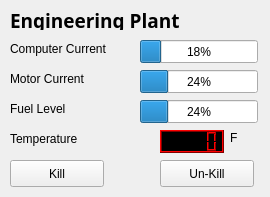
<?xml version="1.0" encoding="UTF-8"?>
<ui version="4.0">
 <class>Engineering_Plant</class>
 <widget class="QWidget" name="Engineering_Plant">
  <property name="geometry">
   <rect>
    <x>0</x>
    <y>0</y>
    <width>270</width>
    <height>197</height>
   </rect>
  </property>
  <property name="windowTitle">
   <string>Engineering_Plant</string>
  </property>
  <widget class="QProgressBar" name="ComputerCurrent">
   <property name="geometry">
    <rect>
     <x>140</x>
     <y>40</y>
     <width>118</width>
     <height>23</height>
    </rect>
   </property>
   <property name="value">
    <number>18</number>
   </property>
  </widget>
  <widget class="QProgressBar" name="MotorCurrent">
   <property name="geometry">
    <rect>
     <x>140</x>
     <y>70</y>
     <width>118</width>
     <height>23</height>
    </rect>
   </property>
   <property name="value">
    <number>24</number>
   </property>
  </widget>
  <widget class="QProgressBar" name="Battery">
   <property name="geometry">
    <rect>
     <x>140</x>
     <y>100</y>
     <width>118</width>
     <height>23</height>
    </rect>
   </property>
   <property name="value">
    <number>24</number>
   </property>
  </widget>
  <widget class="QPushButton" name="Kill">
   <property name="geometry">
    <rect>
     <x>10</x>
     <y>160</y>
     <width>94</width>
     <height>27</height>
    </rect>
   </property>
   <property name="text">
    <string>Kill</string>
   </property>
  </widget>
  <widget class="QPushButton" name="UnKill">
   <property name="geometry">
    <rect>
     <x>160</x>
     <y>160</y>
     <width>94</width>
     <height>27</height>
    </rect>
   </property>
   <property name="text">
    <string>Un-Kill</string>
   </property>
  </widget>
  <widget class="QLabel" name="Engineeringplant">
   <property name="geometry">
    <rect>
     <x>10</x>
     <y>10</y>
     <width>191</width>
     <height>20</height>
    </rect>
   </property>
   <property name="font">
    <font>
     <family>KacstOne</family>
     <pointsize>14</pointsize>
     <weight>75</weight>
     <bold>true</bold>
    </font>
   </property>
   <property name="text">
    <string>Engineering Plant</string>
   </property>
  </widget>
  <widget class="QLabel" name="label">
   <property name="geometry">
    <rect>
     <x>10</x>
     <y>40</y>
     <width>131</width>
     <height>17</height>
    </rect>
   </property>
   <property name="text">
    <string>Computer Current</string>
   </property>
  </widget>
  <widget class="QLabel" name="Motorcurr">
   <property name="geometry">
    <rect>
     <x>10</x>
     <y>70</y>
     <width>131</width>
     <height>17</height>
    </rect>
   </property>
   <property name="text">
    <string>Motor Current</string>
   </property>
  </widget>
  <widget class="QLabel" name="temperature">
   <property name="geometry">
    <rect>
     <x>10</x>
     <y>130</y>
     <width>131</width>
     <height>17</height>
    </rect>
   </property>
   <property name="text">
    <string>Temperature</string>
   </property>
  </widget>
  <widget class="QLabel" name="Fuel">
   <property name="geometry">
    <rect>
     <x>10</x>
     <y>100</y>
     <width>131</width>
     <height>17</height>
    </rect>
   </property>
   <property name="text">
    <string>Fuel Level</string>
   </property>
  </widget>
  <widget class="QLCDNumber" name="tempLCD">
   <property name="geometry">
    <rect>
     <x>160</x>
     <y>130</y>
     <width>64</width>
     <height>23</height>
    </rect>
   </property>
   <property name="palette">
    <palette>
     <active>
      <colorrole role="WindowText">
       <brush brushstyle="SolidPattern">
        <color alpha="255">
         <red>0</red>
         <green>0</green>
         <blue>0</blue>
        </color>
       </brush>
      </colorrole>
      <colorrole role="Button">
       <brush brushstyle="SolidPattern">
        <color alpha="255">
         <red>0</red>
         <green>0</green>
         <blue>0</blue>
        </color>
       </brush>
      </colorrole>
      <colorrole role="Light">
       <brush brushstyle="SolidPattern">
        <color alpha="255">
         <red>255</red>
         <green>0</green>
         <blue>0</blue>
        </color>
       </brush>
      </colorrole>
      <colorrole role="Midlight">
       <brush brushstyle="SolidPattern">
        <color alpha="255">
         <red>255</red>
         <green>63</green>
         <blue>63</blue>
        </color>
       </brush>
      </colorrole>
      <colorrole role="Dark">
       <brush brushstyle="SolidPattern">
        <color alpha="255">
         <red>127</red>
         <green>0</green>
         <blue>0</blue>
        </color>
       </brush>
      </colorrole>
      <colorrole role="Mid">
       <brush brushstyle="SolidPattern">
        <color alpha="255">
         <red>170</red>
         <green>0</green>
         <blue>0</blue>
        </color>
       </brush>
      </colorrole>
      <colorrole role="Text">
       <brush brushstyle="SolidPattern">
        <color alpha="255">
         <red>0</red>
         <green>0</green>
         <blue>0</blue>
        </color>
       </brush>
      </colorrole>
      <colorrole role="BrightText">
       <brush brushstyle="SolidPattern">
        <color alpha="255">
         <red>255</red>
         <green>255</green>
         <blue>255</blue>
        </color>
       </brush>
      </colorrole>
      <colorrole role="ButtonText">
       <brush brushstyle="SolidPattern">
        <color alpha="255">
         <red>0</red>
         <green>0</green>
         <blue>0</blue>
        </color>
       </brush>
      </colorrole>
      <colorrole role="Base">
       <brush brushstyle="SolidPattern">
        <color alpha="255">
         <red>255</red>
         <green>255</green>
         <blue>255</blue>
        </color>
       </brush>
      </colorrole>
      <colorrole role="Window">
       <brush brushstyle="SolidPattern">
        <color alpha="255">
         <red>0</red>
         <green>0</green>
         <blue>0</blue>
        </color>
       </brush>
      </colorrole>
      <colorrole role="Shadow">
       <brush brushstyle="SolidPattern">
        <color alpha="255">
         <red>0</red>
         <green>0</green>
         <blue>0</blue>
        </color>
       </brush>
      </colorrole>
      <colorrole role="AlternateBase">
       <brush brushstyle="SolidPattern">
        <color alpha="255">
         <red>255</red>
         <green>127</green>
         <blue>127</blue>
        </color>
       </brush>
      </colorrole>
      <colorrole role="ToolTipBase">
       <brush brushstyle="SolidPattern">
        <color alpha="255">
         <red>255</red>
         <green>255</green>
         <blue>220</blue>
        </color>
       </brush>
      </colorrole>
      <colorrole role="ToolTipText">
       <brush brushstyle="SolidPattern">
        <color alpha="255">
         <red>0</red>
         <green>0</green>
         <blue>0</blue>
        </color>
       </brush>
      </colorrole>
     </active>
     <inactive>
      <colorrole role="WindowText">
       <brush brushstyle="SolidPattern">
        <color alpha="255">
         <red>0</red>
         <green>0</green>
         <blue>0</blue>
        </color>
       </brush>
      </colorrole>
      <colorrole role="Button">
       <brush brushstyle="SolidPattern">
        <color alpha="255">
         <red>0</red>
         <green>0</green>
         <blue>0</blue>
        </color>
       </brush>
      </colorrole>
      <colorrole role="Light">
       <brush brushstyle="SolidPattern">
        <color alpha="255">
         <red>255</red>
         <green>0</green>
         <blue>0</blue>
        </color>
       </brush>
      </colorrole>
      <colorrole role="Midlight">
       <brush brushstyle="SolidPattern">
        <color alpha="255">
         <red>255</red>
         <green>63</green>
         <blue>63</blue>
        </color>
       </brush>
      </colorrole>
      <colorrole role="Dark">
       <brush brushstyle="SolidPattern">
        <color alpha="255">
         <red>127</red>
         <green>0</green>
         <blue>0</blue>
        </color>
       </brush>
      </colorrole>
      <colorrole role="Mid">
       <brush brushstyle="SolidPattern">
        <color alpha="255">
         <red>170</red>
         <green>0</green>
         <blue>0</blue>
        </color>
       </brush>
      </colorrole>
      <colorrole role="Text">
       <brush brushstyle="SolidPattern">
        <color alpha="255">
         <red>0</red>
         <green>0</green>
         <blue>0</blue>
        </color>
       </brush>
      </colorrole>
      <colorrole role="BrightText">
       <brush brushstyle="SolidPattern">
        <color alpha="255">
         <red>255</red>
         <green>255</green>
         <blue>255</blue>
        </color>
       </brush>
      </colorrole>
      <colorrole role="ButtonText">
       <brush brushstyle="SolidPattern">
        <color alpha="255">
         <red>0</red>
         <green>0</green>
         <blue>0</blue>
        </color>
       </brush>
      </colorrole>
      <colorrole role="Base">
       <brush brushstyle="SolidPattern">
        <color alpha="255">
         <red>255</red>
         <green>255</green>
         <blue>255</blue>
        </color>
       </brush>
      </colorrole>
      <colorrole role="Window">
       <brush brushstyle="SolidPattern">
        <color alpha="255">
         <red>0</red>
         <green>0</green>
         <blue>0</blue>
        </color>
       </brush>
      </colorrole>
      <colorrole role="Shadow">
       <brush brushstyle="SolidPattern">
        <color alpha="255">
         <red>0</red>
         <green>0</green>
         <blue>0</blue>
        </color>
       </brush>
      </colorrole>
      <colorrole role="AlternateBase">
       <brush brushstyle="SolidPattern">
        <color alpha="255">
         <red>255</red>
         <green>127</green>
         <blue>127</blue>
        </color>
       </brush>
      </colorrole>
      <colorrole role="ToolTipBase">
       <brush brushstyle="SolidPattern">
        <color alpha="255">
         <red>255</red>
         <green>255</green>
         <blue>220</blue>
        </color>
       </brush>
      </colorrole>
      <colorrole role="ToolTipText">
       <brush brushstyle="SolidPattern">
        <color alpha="255">
         <red>0</red>
         <green>0</green>
         <blue>0</blue>
        </color>
       </brush>
      </colorrole>
     </inactive>
     <disabled>
      <colorrole role="WindowText">
       <brush brushstyle="SolidPattern">
        <color alpha="255">
         <red>127</red>
         <green>0</green>
         <blue>0</blue>
        </color>
       </brush>
      </colorrole>
      <colorrole role="Button">
       <brush brushstyle="SolidPattern">
        <color alpha="255">
         <red>0</red>
         <green>0</green>
         <blue>0</blue>
        </color>
       </brush>
      </colorrole>
      <colorrole role="Light">
       <brush brushstyle="SolidPattern">
        <color alpha="255">
         <red>255</red>
         <green>0</green>
         <blue>0</blue>
        </color>
       </brush>
      </colorrole>
      <colorrole role="Midlight">
       <brush brushstyle="SolidPattern">
        <color alpha="255">
         <red>255</red>
         <green>63</green>
         <blue>63</blue>
        </color>
       </brush>
      </colorrole>
      <colorrole role="Dark">
       <brush brushstyle="SolidPattern">
        <color alpha="255">
         <red>127</red>
         <green>0</green>
         <blue>0</blue>
        </color>
       </brush>
      </colorrole>
      <colorrole role="Mid">
       <brush brushstyle="SolidPattern">
        <color alpha="255">
         <red>170</red>
         <green>0</green>
         <blue>0</blue>
        </color>
       </brush>
      </colorrole>
      <colorrole role="Text">
       <brush brushstyle="SolidPattern">
        <color alpha="255">
         <red>127</red>
         <green>0</green>
         <blue>0</blue>
        </color>
       </brush>
      </colorrole>
      <colorrole role="BrightText">
       <brush brushstyle="SolidPattern">
        <color alpha="255">
         <red>255</red>
         <green>255</green>
         <blue>255</blue>
        </color>
       </brush>
      </colorrole>
      <colorrole role="ButtonText">
       <brush brushstyle="SolidPattern">
        <color alpha="255">
         <red>127</red>
         <green>0</green>
         <blue>0</blue>
        </color>
       </brush>
      </colorrole>
      <colorrole role="Base">
       <brush brushstyle="SolidPattern">
        <color alpha="255">
         <red>0</red>
         <green>0</green>
         <blue>0</blue>
        </color>
       </brush>
      </colorrole>
      <colorrole role="Window">
       <brush brushstyle="SolidPattern">
        <color alpha="255">
         <red>0</red>
         <green>0</green>
         <blue>0</blue>
        </color>
       </brush>
      </colorrole>
      <colorrole role="Shadow">
       <brush brushstyle="SolidPattern">
        <color alpha="255">
         <red>0</red>
         <green>0</green>
         <blue>0</blue>
        </color>
       </brush>
      </colorrole>
      <colorrole role="AlternateBase">
       <brush brushstyle="SolidPattern">
        <color alpha="255">
         <red>255</red>
         <green>0</green>
         <blue>0</blue>
        </color>
       </brush>
      </colorrole>
      <colorrole role="ToolTipBase">
       <brush brushstyle="SolidPattern">
        <color alpha="255">
         <red>255</red>
         <green>255</green>
         <blue>220</blue>
        </color>
       </brush>
      </colorrole>
      <colorrole role="ToolTipText">
       <brush brushstyle="SolidPattern">
        <color alpha="255">
         <red>0</red>
         <green>0</green>
         <blue>0</blue>
        </color>
       </brush>
      </colorrole>
     </disabled>
    </palette>
   </property>
   <property name="font">
    <font>
     <weight>75</weight>
     <bold>true</bold>
    </font>
   </property>
   <property name="autoFillBackground">
    <bool>true</bool>
   </property>
  </widget>
  <widget class="QLabel" name="label_2">
   <property name="geometry">
    <rect>
     <x>230</x>
     <y>130</y>
     <width>64</width>
     <height>16</height>
    </rect>
   </property>
   <property name="text">
    <string>F</string>
   </property>
  </widget>
 </widget>
 <layoutdefault spacing="6" margin="11"/>
 <resources/>
 <connections/>
</ui>
